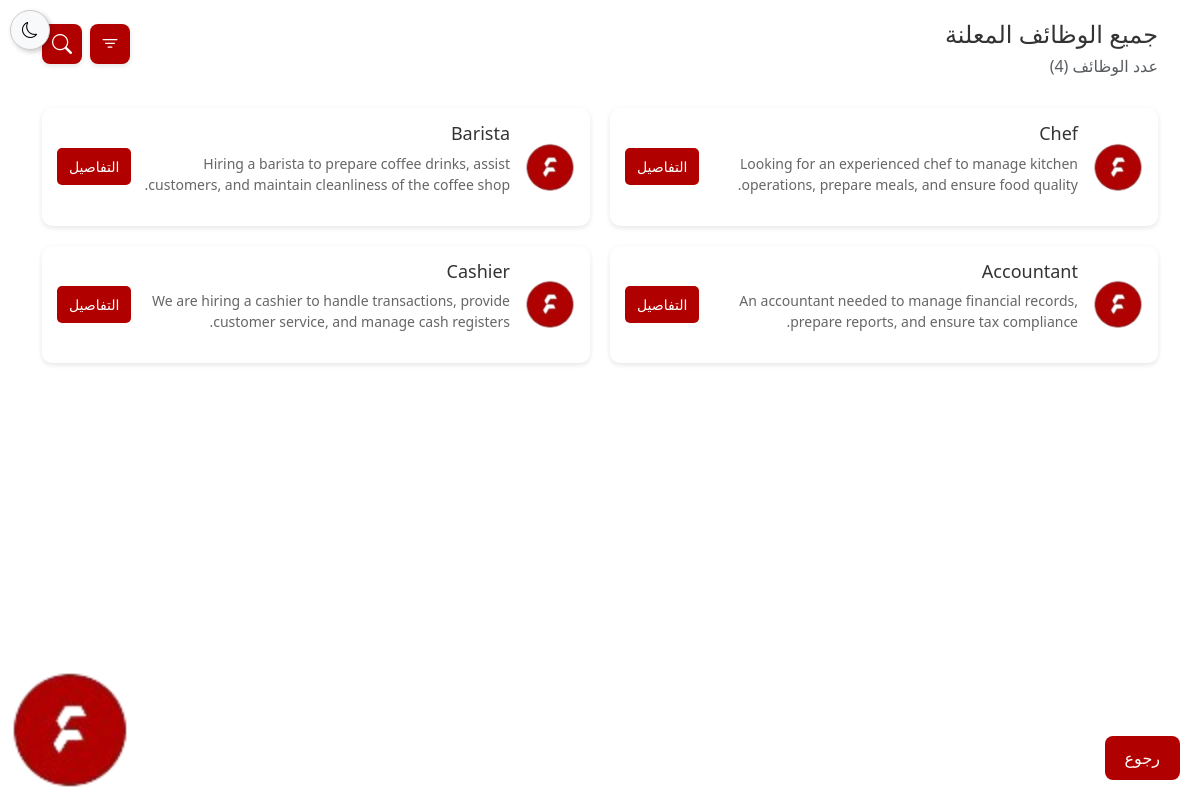
/php/jobs.php?error=NoJobID, run on the app's committed database.
### tables this page shows
CREATE TABLE IF NOT EXISTS `jobs` (
  `job_id` int NOT NULL AUTO_INCREMENT,
  `job_title` varchar(255) NOT NULL,
  `skills_required` varchar(255) DEFAULT NULL,
  `experience_required` int DEFAULT NULL,
  `education_required` varchar(255) DEFAULT NULL,
  `job_description` text,
  `created_at` timestamp NULL DEFAULT CURRENT_TIMESTAMP,
  PRIMARY KEY (`job_id`)
);

### php/jobs.php (the view, shortened to what this page needs)
<?php
require_once '../backend/conn.php';
$stmt = $pdo->query("
    SELECT j.*
    FROM jobs j
    LEFT JOIN (SELECT job_id, COUNT(*) AS applicant_count
               FROM applications
               GROUP BY job_id) a
    ON j.job_id = a.job_id
    WHERE j.status = 'Active' AND (a.applicant_count < j.max_applications OR a.applicant_count IS NULL)
");
$jobs = $stmt->fetchAll();
$jobCount = count($jobs);
?>
<!DOCTYPE html>
<html lang="ar" dir="rtl">
<head>
    <link rel="stylesheet" href="../css/Jobs style.css">
    <link rel="stylesheet" href="../css/dark-mode.css">
    <link href="https://cdn.jsdelivr.net/npm/bootstrap@5.3.0/dist/css/bootstrap.min.css" rel="stylesheet">
    <link href="https://cdn.jsdelivr.net/npm/bootstrap-icons/font/bootstrap-icons.css" rel="stylesheet">
</head>
<body>
    <main class="container">
        <header class="d-flex justify-content-between align-items-center mb-4">
            <div class="action-buttons d-flex gap-2">
                <button class="filter-btn">
                    <i class="bi bi-filter"></i>
                </button>
                <button class="search-btn">
                    <i class="bi bi-search"></i>
                </button>
            </div>
            <div class="text-end">
                <h1>جميع الوظائف المعلنة</h1>
                <h3 class="text-muted">عدد الوظائف (<?php echo $jobCount; ?>)</h3>
            </div>
        </header>
        <section class="employees">
            <?php foreach ($jobs as $job): ?>
            <div class="job-card">
                <img src="../assets/fim.png" alt="صورة الشركة">
                <div class="info">
                    <h3><?php echo htmlspecialchars($job['title']); ?></h3>
                    <p><?php echo htmlspecialchars($job['description']); ?></p>
                </div>
                <button class="details-btn" onclick="window.location.href='ApplyNow.php?id=<?php echo $job['job_id']; ?>'">التفاصيل</button>
            </div>
            <?php endforeach; ?>
        </section>
        <button class="back-btn" onclick="window.location.href='SecondPage.php'">
            رجوع
        </button>
        <div class="footer-logo">
            <img src="../assets/fim.png" alt="شعار فيم">
        </div>
    </main>
    <button id="darkModeToggle">
        <i id="darkModeIcon" class="bi bi-moon"></i>
        </button>
</body>
</html>

### css/Jobs style.css (style rules this page uses)
body { margin: 0; font-family: 'Tajawal', sans-serif; background-color: #F0F2F7; direction: rtl; }
.container { max-width: 1200px; margin: 0 auto; padding: 20px; }
header { margin-bottom: 20px; display: flex; align-items: center; justify-content: space-between; }
header h1 { font-size: 24px; color: #333; }
header h3 { font-size: 16px; color: #666; }
.action-buttons button { width: 45px; height: 45px; border-radius: 50%; background-color: #B10000; color: #fff; border: none; display: flex; align-items: center; justify-content: center; cursor: pointer; transition: transform 0.3s ease, box-shadow 0.3s ease; }
.action-buttons i { font-size: 20px; }
.action-buttons { order: 2; }
.text-end { order: 1; text-align: left; }
.employees { display: grid; grid-template-columns: repeat(2, 1fr); gap: 20px; justify-content: end; }
.employees { max-height: 500px; }
.job-card { display: flex; align-items: center; justify-content: space-between; background-color: #fff; padding: 15px; border-radius: 10px; box-shadow: 0 2px 5px rgba(0, 0, 0, 0.1); transition: transform 0.3s ease, box-shadow 0.3s ease; }
.job-card img { width: 50px; height: 50px; border-radius: 8px; }
.job-card .info { flex: 1; margin-right: 15px; text-align: right; }
.job-card h3 { font-size: 18px; color: #333; }
.job-card p { font-size: 14px; color: #666; }
.details-btn { background-color: #B10000; color: #fff; border: none; padding: 8px 12px; border-radius: 5px; font-size: 14px; cursor: pointer; transition: background-color 0.3s; }
.back-btn { position: fixed; bottom: 20px; left: 20px; background-color: #B10000; color: #fff; border: none; padding: 10px 20px; border-radius: 8px; cursor: pointer; transition: background-color 0.3s ease; }
.back-btn { position: fixed; bottom: 20px; right: 20px; left: auto; }
.action-buttons { display: flex; gap: 10px; justify-content: flex-start; margin-bottom: 15px; }
.action-buttons button { background-color: #B10000; color: #fff; width: 40px; height: 40px; padding: 8px; border: none; border-radius: 8px; box-shadow: 0 2px 5px rgba(0, 0, 0, 0.1); padding: 15px; display: flex; align-items: center; gap: 15px; transition: transform 0.3s ease, box-shadow 0.3s ease; }
.action-buttons button i { color: #fff !important; }
.footer-logo { position: fixed; bottom: 10px; left: 10px; right: auto; }
.footer-logo img { width: 100%; height: auto; border-radius: 50%; }

### css/dark-mode.css (style rules this page uses)
#darkModeToggle { position: fixed; left: 10px; top: 10px; width: 40px; height: 40px; border-radius: 50%; background-color: #f8f9fa; border: 1px solid #ccc; box-shadow: 2px 2px 5px rgba(0, 0, 0, 0.2); display: flex; align-items: center; justify-content: center; cursor: pointer; transition: all 0.3s ease; }

### data on the page
jobs: title "Chef", description "Looking for an experienced chef to manage kitchen operations, prepare meals, and ensure food quality."
jobs: title "Barista", description "Hiring a barista to prepare coffee drinks, assist customers, and maintain cleanliness of the coffee shop."
jobs: title "Accountant", description "An accountant needed to manage financial records, prepare reports, and ensure tax compliance."
jobs: title "Cashier", description "We are hiring a cashier to handle transactions, provide customer service, and manage cash registers."

### other printed values
$jobCount "4"
